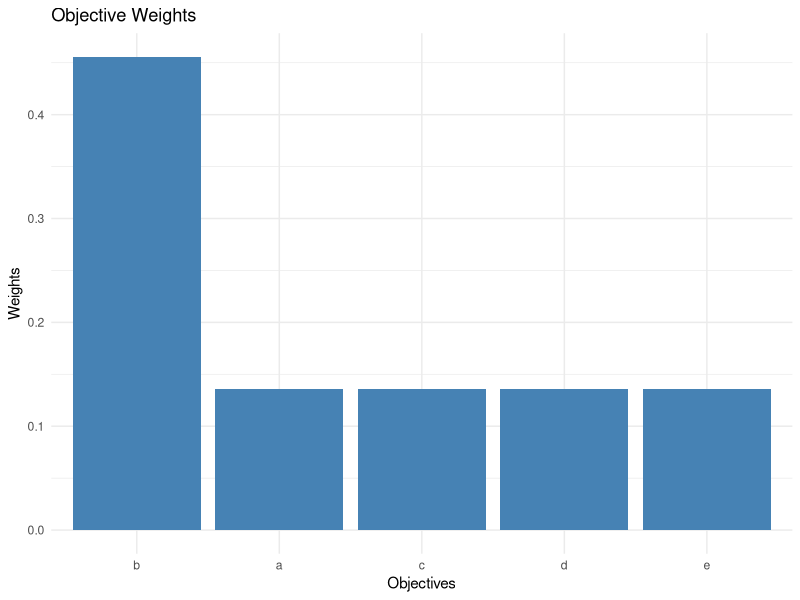
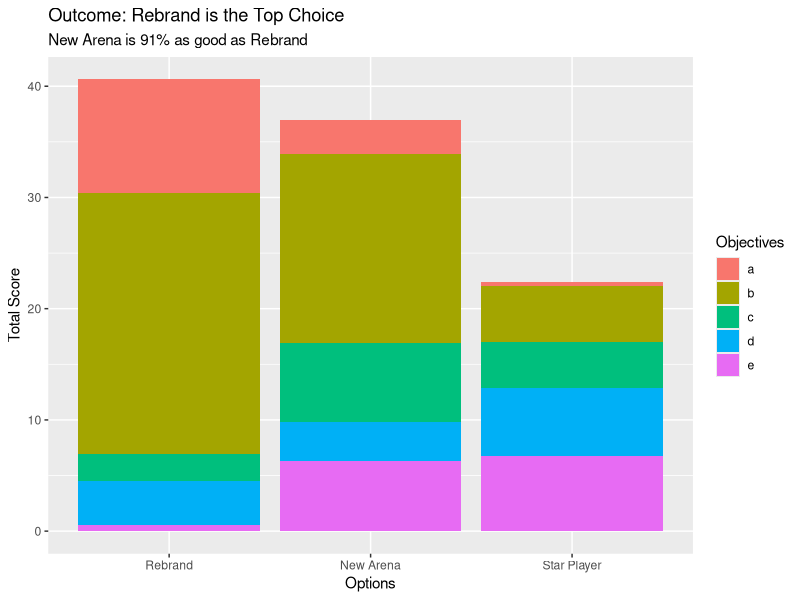

Reproduce these figures in R, in order.
########### CHOICE COACH DATA ANALYSIS ##############
library(tidyverse)
library(lubridate)
library(magrittr)

# Objectives list----
objectives <- c('a', 'b', 'c', 'd', 'e')

# Options list----
options <- c('New Arena', 'Star Player', 'Rebrand')

# Pairwise comparison of objectives to get weights----
nobj <- length(objectives)
nObjPerms <- choose(nobj,2)
objPerm <- expand.grid(objectives, objectives, stringsAsFactors = F) %>% 
  dplyr::mutate(
    V1 = Var2
    , V2 = Var1
    , permutation = case_when(
      Var1 > Var2 ~ paste0(Var1,Var2)
      , T ~ paste0(Var2,Var1)
    )
    , order = row.names(.)
  ) %>%
  dplyr::select(-Var1, -Var2)

keyComps <- objPerm %>%
  dplyr::filter(V1 != V2) %>%
  .[!duplicated(.$permutation),] %>%
  group_by(V1) %>%
  dplyr::mutate(
    nobs = n()
  ) %>%
  ungroup() %>%
  dplyr::mutate(
    firstRow = ifelse(nobs == max(nobs), 1, 0)
  ) %>%
  dplyr::select(-nobs)


# Enter points for first row----
firstRow <- keyComps %>% 
  dplyr::filter(firstRow == 1) %>% 
  dplyr::select(-firstRow)
firstRow$points <- c(23,50,50,50)
firstRow %<>% 
  dplyr::mutate(
  v1timesBetterThanV2 = points/(100-points)
)

# Infer points for the rest----
idf <- expand.grid(firstRow$V2, firstRow$V2, stringsAsFactors = F) %>% 
  dplyr::mutate(
    V1 = Var2
    , V2 = Var1
    , permutation = case_when(
      Var1 > Var2 ~ paste0(Var1,Var2)
      , T ~ paste0(Var2,Var1)
    )
  ) %>%
  dplyr::select(-Var1, -Var2) %>%
  dplyr::filter(V1 != V2) %>%
  .[!duplicated(.$permutation),] %>%
  dplyr::left_join(firstRow[,c('V2', 'v1timesBetterThanV2')], by = c('V1' = 'V2')) %>%
  dplyr::rename(baseToV1 = v1timesBetterThanV2) %>%
  dplyr::left_join(firstRow[,c('V2', 'v1timesBetterThanV2')], by = 'V2') %>%
  dplyr::rename(baseToV2 = v1timesBetterThanV2) %>%
  dplyr::mutate(
    v2ToV1 = baseToV2/baseToV1
    , inferredPoints = (100*v2ToV1)/(1+v2ToV1)
  ) %>%
  dplyr::select(V1, V2, permutation, inferredPoints)

weightsForKeyComps <- bind_rows(firstRow[,c('V1', 'V2', 'permutation', 'points')], idf)

keyComps %<>% left_join(weightsForKeyComps[, c('permutation', 'points', 'inferredPoints')], by = 'permutation')

# You can either stop here and show the user the implied points, or----
# ask the user to enter points to check for consistency. I'm going to just use the implied points.
keyComps %<>% dplyr::mutate(
  points = ifelse(is.na(points), inferredPoints, points)
)

objectiveWeights <- objPerm %>% 
  dplyr::left_join(keyComps[,c('V1', 'V2', 'points')], by = c('V1', 'V2')) %>%
  dplyr::arrange(permutation, points) %>%
  group_by(permutation) %>%
  dplyr::mutate(
    points = ifelse(!is.na(dplyr::lag(points)), 100 - dplyr::lag(points), points)
    , points = ifelse(is.na(points), 50, points)
    , order = as.numeric(order)
  ) %>%
  dplyr::arrange(order) %>%
  ungroup() %>%
  group_by(V2) %>%
  dplyr::mutate(
    ratio = points / (100-points)
    , normalizedRatio = ratio / sum(ratio)
  ) %>%
  ungroup() %>%
  group_by(V1) %>%
  dplyr::summarise(Weights = mean(normalizedRatio)) %>%
  ungroup() %>%
  dplyr::rename(Objectives = V1) %>%
  dplyr::arrange(desc(Weights), Objectives)

objectiveWeights$Objectives <- factor(objectiveWeights$Objectives, levels = objectiveWeights$Objectives)

# Visualize the weights of the objectives----
ggplot(objectiveWeights, aes(x = Objectives, y = Weights)) +
  geom_bar(stat = 'identity', fill = 'steelblue') +
  theme_minimal() +
  labs(title = 'Objective Weights')

# Gather information about how the options compare for each objective----
for(ob in objectives){
  message('Compare each option for the ', ob, ' objective.')
  # Dataframe of permutations----
  opPerm <- expand.grid(options, options, stringsAsFactors = F) %>% 
    dplyr::mutate(
      V1 = Var2
      , V2 = Var1
      , permutation = case_when(
        Var1 > Var2 ~ paste0(Var1,Var2)
        , T ~ paste0(Var2,Var1)
      )
      , order = row.names(.)
    ) %>%
    dplyr::select(-Var1, -Var2)
  
  # The upper triangle----
  keyCompsOptions <- opPerm %>%
    dplyr::filter(V1 != V2) %>%
    .[!duplicated(.$permutation),] %>%
    group_by(V1) %>%
    dplyr::mutate(
      nobs = n()
    ) %>%
    ungroup() %>%
    dplyr::mutate(
      firstRow = ifelse(nobs == max(nobs), 1, 0)
    ) %>%
    dplyr::select(-nobs)
  
  # Get weights for the first row----  
  firstRowOptions <- keyCompsOptions %>% dplyr::filter(firstRow == 1) %>% dplyr::select(-firstRow)
  firstRowOptions$points <- sample(0:100, nrow(firstRowOptions))
  # firstRowOptions$points <- c(80,20) # Get these from the user
  firstRowOptions %<>% dplyr::mutate(
    v1timesBetterThanV2 = points/(100-points)
  )
  
  # Infer points for the remaining comparisons----
  idfOptions <- expand.grid(firstRowOptions$V2, firstRowOptions$V2, stringsAsFactors = F)%>% 
    dplyr::mutate(
      V1 = Var2
      , V2 = Var1
      , permutation = case_when(
        Var1 > Var2 ~ paste0(Var1,Var2)
        , T ~ paste0(Var2,Var1)
      )
    ) %>%
    dplyr::select(-Var1, -Var2) %>%
    dplyr::filter(V1 != V2) %>%
    .[!duplicated(.$permutation),] %>%
    dplyr::left_join(firstRowOptions[,c('V2', 'v1timesBetterThanV2')], by = c('V1' = 'V2')) %>%
    dplyr::rename(baseToV1 = v1timesBetterThanV2) %>%
    dplyr::left_join(firstRowOptions[,c('V2', 'v1timesBetterThanV2')], by = 'V2') %>%
    dplyr::rename(baseToV2 = v1timesBetterThanV2) %>%
    dplyr::mutate(
      v2ToV1 = baseToV2/baseToV1
      , inferredPoints = (100*v2ToV1)/(1+v2ToV1)
    ) %>%
    dplyr::select(V1, V2, permutation, inferredPoints)
  
  weightsForKeyCompsOptions <- bind_rows(firstRowOptions[,c('V1', 'V2', 'permutation', 'points')], idfOptions)
  
  keyCompsOptions %<>% left_join(weightsForKeyCompsOptions[, c('permutation', 'points', 'inferredPoints')], by = 'permutation') 
  # Here is where you could ask the user to validate their weights by making additional comparisons----
  keyCompsOptions %<>% 
    dplyr::mutate(
    points = ifelse(is.na(points), inferredPoints, points)
  )
  
  # Convert points to option weights----
  optionWeights <- opPerm %>% 
    dplyr::left_join(keyCompsOptions[,c('V1', 'V2', 'points')], by = c('V1', 'V2')) %>%
    dplyr::arrange(permutation, points) %>%
    group_by(permutation) %>%
    dplyr::mutate(
      points = ifelse(!is.na(dplyr::lag(points)), 100 - dplyr::lag(points), points)
      , points = ifelse(is.na(points), 50, points)
      , order = as.numeric(order)
    ) %>%
    dplyr::arrange(order) %>%
    ungroup() %>%
    group_by(V2) %>%
    dplyr::mutate(
      ratio = points / (100-points)
      , normalizedRatio = ratio / sum(ratio)
    ) %>%
    ungroup() %>%
    group_by(V1) %>%
    dplyr::summarise(weight = mean(normalizedRatio)) %>%
    ungroup()
  
  colnames(optionWeights) <- c('Options', paste0(ob, 'Strength'))
  if(ob == objectives[1]){
    opObjWeights <<- optionWeights
  }else{
    opObjWeights %<>% left_join(optionWeights, by = 'Options')
  }
}

# Summarize the results to see which option is the best----
resultData <- opObjWeights %>%
  tidyr::pivot_longer(cols = colnames(opObjWeights[,2:ncol(opObjWeights)])
                      , names_to = 'Objectives'
                      , values_to = 'ObjectiveStrength'
                      ) %>%
  dplyr::mutate(
    Objectives = gsub('Strength', '', Objectives)
  ) %>%
  left_join(objectiveWeights, by = 'Objectives') %>%
  dplyr::mutate(
    weightedStrength = ObjectiveStrength * 100 * Weights
  )
summaryData <- resultData %>%
  group_by(Options) %>%
  summarise(totalValue = sum(weightedStrength)) %>%
  ungroup() %>%
  dplyr::mutate(
    pctBest = round(totalValue / max(totalValue), 2)*100
  ) %>%
  dplyr::arrange(desc(totalValue)) %>%
  dplyr::mutate(Rank = row.names(.))

# Visualize the results----
resultData %<>% left_join(summaryData[,c('Options', 'Rank', 'pctBest')], by = 'Options') %>%
  dplyr::arrange(Rank)

resultData$Options <- factor(resultData$Options, levels = unique(resultData$Options))

ggplot(resultData, aes(x = Options, y = weightedStrength, fill = Objectives)) +
  geom_bar(stat = 'identity') +
  labs(title = paste0('Outcome: ', summaryData$Options[1], ' is the Top Choice')
       , subtitle = paste0(summaryData$Options[2], ' is ', summaryData$pctBest[2], '% as good as ', summaryData$Options[1])
       , y = 'Total Score'
       )
#


